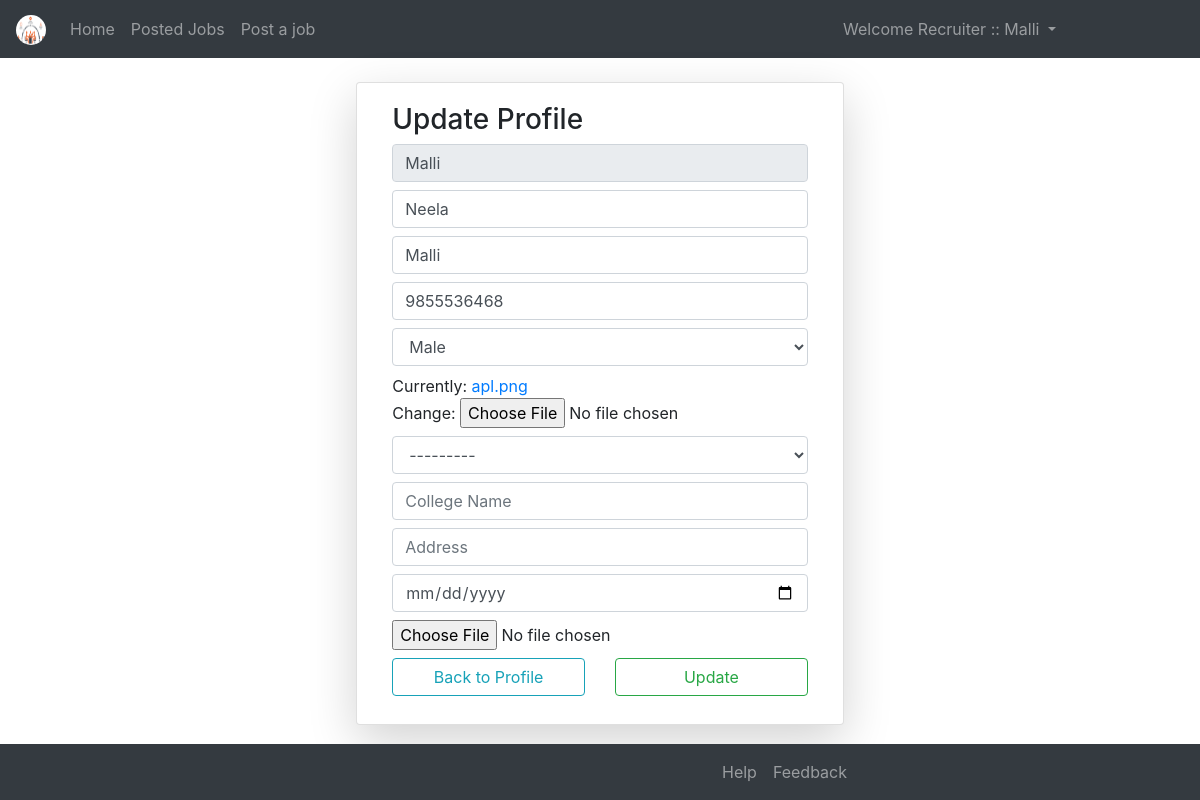
Page /uapfle/ (signed in) on the committed database.
### OnlineJobsApp/models.py (models this page shows)
class User(AbstractUser):
    k = [
        ('0','Guest'),
        ('1','Recruiter'),
        ('2','Applicant'),
    ]
    g = [
        ('0','--- Select Your Gender ---'),
		('1','Male'),
		('2','Female'),
    ]
    d = [
        ('0','General'),
        ('1','Super'),
    ]
    uid = models.CharField(max_length=12)
    mobile = models.CharField(max_length=10,null=False,blank=False)
    pfimg = models.ImageField(upload_to='Profiles/',default='apl.png')
    email = models.EmailField(max_length=254)
    gender = models.CharField(choices=g,default='0',max_length=5)
    role_type = models.CharField(choices=k,max_length=5,default='0')
    desg = models.CharField(choices=d,max_length=5,default='0')

### OnlineJobsApp/views.py (the view, shortened to what this page needs)
# urls.py: path('uapfle/',views.updap_profile,name="uapf"),
def updap_profile(request):
    k = User.objects.get(id=request.user.id)
    t = ApProfile.objects.all()
    m = []
    for i in t:
        m.append(i.ac_id)
    if request.user.id not in m:
        y = ApprForm()
        h = UspForm(instance=k)
        return render(request,'html/uap_profile.html',{'e':h,'t':y})

### OnlineJobsApp/forms.py
class UspForm(forms.ModelForm):
	class Meta:
		model = User
		fields = ["username","first_name","last_name","mobile","gender","pfimg"]
		widgets = {
		"username":forms.TextInput(attrs={
			"class":"form-control my-2",
			"readonly":"true",
			}),
		"first_name":forms.TextInput(attrs={
			"class":"form-control my-2",
			"placeholder":"First Name",
			}),
		"last_name":forms.TextInput(attrs={
			"class":"form-control my-2",
			"placeholder":"Last Name",
			}),
		"mobile":forms.TextInput(attrs={
			"class":"form-control my-2",
			"placeholder":"Mobile Number",
			}),
		"gender":forms.Select(attrs={
			"class":"form-control my-2",
			}),
		}

class ApprForm(forms.ModelForm):
    class Meta:
        model = ApProfile
        fields = ["degree","college","address","dob","cert"]
        widgets ={
            "degree":forms.Select(attrs={
                "class":"form-control my-2",
            }),
            "college":forms.TextInput(attrs={
                "class":"form-control my-2",
                "placeholder":"College Name",
            }),
            "address":forms.TextInput(attrs={
                "class":"form-control my-2",
                "placeholder":"Address",
            }),
            "dob":forms.DateInput(attrs={
            "class":"form-control my-2",
            "type":"date",
        }),
        }

### OnlineJobsApp/templates/html/uap_profile.html (shortened to what this page needs)
{% extends 'html/base.html' %}
{% block content %}
<div class="container-fluid mt-4">
	<div class="card col-md-5 mx-auto shadow-lg">
		<div class="card-body">
			<h3>Update Profile</h3>
			<form method="post" enctype="multipart/form-data">
				{% for i in e %}
					{{i}}
				{% endfor %}
					{% for j in t %}
						{{j}}
					{% endfor %}
				<div class="row my-2">
					<div class="col">
						<a href="{% url 'apf' %}" class="btn btn-outline-info form-control">Back to Profile</a>
					</div>
					<div class="col">
						<input type="submit" value="Update" class="btn btn-outline-success form-control">
					</div>
				</div>
			</form>
		</div>
	</div>
</div>
{% endblock %}

### OnlineJobsApp/templates/html/navbar.html (shortened to what this page needs)
{% load static %}
<nav class="navbar navbar-expand-md bg-dark navbar-dark">
  <a class="navbar-brand" href="{% url 'home' %}">
  <img src="{% static 'images/icons/logo.png' %}" class="rounded-circle" width="30px" height="30px"></a>
  <div class="collapse navbar-collapse" id="collapsibleNavbar">
    <ul class="navbar-nav">
      {% if not user.is_authenticated %}
      <li class="nav-item">
        <a class="nav-link {% if request.path == '/' %}active{% endif %}" href="{% url 'home' %}">Home</a>
      </li>
      <li class="nav-item">
        <a class="nav-link {% if request.path == '/abt/' %}active{% endif %}" href="{% url 'about' %}">About</a>
      </li>
      <li class="nav-item">
        <a class="nav-link {% if request.path == '/cnt/' %}active{% endif %}" href="{% url 'contact' %}">Contact</a>
      </li>
      <li class="nav-item">
        <a class="nav-link {% if request.path == '/reg/' %}active{% endif %}" href="{% url 'rg' %}">Register</a>
      </li>
      {% else %}
      <li class="nav-item">
        <a class="nav-link {% if request.path == '/' %}active{% endif %}" href="{% url 'home' %}">Home</a>
      </li>
      {% if request.user.role_type == "0" and not request.user.is_superuser %}
      <li class="nav-item">
        <a class="nav-link" href="{% url 'home' %}">Access Denied</a>
      </li>
      {% elif request.user.role_type == "1" and request.user.rcprofile.rstatus == 1 %}
      <li class="nav-item">
        <a class="nav-link" href="{% url 'jlst' %}">Posted Jobs</a>
      </li>
      <li class="nav-item">
        <a class="nav-link" href="{% url 'pj' %}">Post a job</a>
      </li>
      {% endif %}
      {% endif %}
    </ul>
    <ul class="navbar-nav ml-auto" style="margin-right:120px">
      {% if not user.is_authenticated %}
      <li class="nav-item">
        <a class="nav-link {% if request.path == '/lgn/' %}active{% endif %}" href="{% url 'lg' %}">Login</a>
      </li>
      {% else %}
      <div class="dropdown">
        <a class="nav-link dropdown-toggle" data-toggle="dropdown">
          Welcome {% if user.is_superuser %}
                    Admin :: {{request.user.username}}
                  {% else %}
                    {% if request.user.role_type == '0' %}
                      Guest :: {{request.user.username}}
                    {% elif request.user.role_type == '1' %}
                      Recruiter :: {{request.user.username}}
                    {% elif request.user.role_type == '2' %}
                      Applicant :: {{request.user.username}}
                    {% endif %}
                  {% endif %}
        </a>
      </div>
      {% endif %}
    </ul>
  </div>
</nav>

### rows in the picture
User: user.username "Malli", e "Malli" "Neela" "Malli" "9855536468" "Male"
